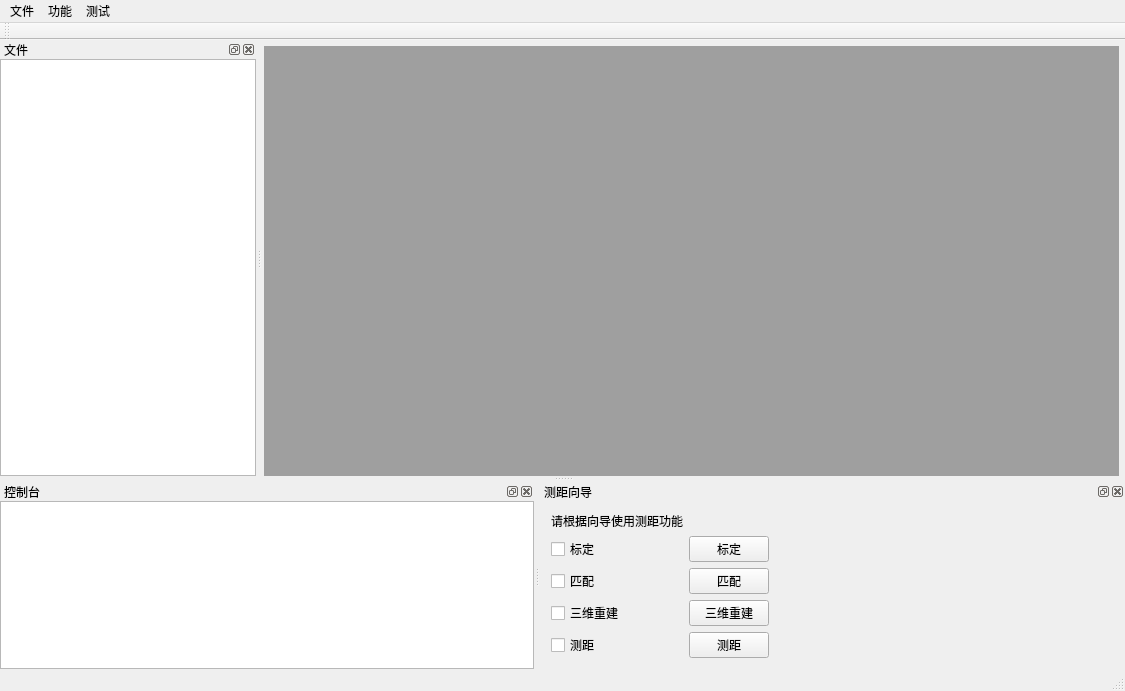
<?xml version="1.0" encoding="UTF-8"?>
<ui version="4.0">
 <class>QuantEvision_QtClass</class>
 <widget class="QMainWindow" name="QuantEvision_QtClass">
  <property name="geometry">
   <rect>
    <x>0</x>
    <y>0</y>
    <width>1125</width>
    <height>671</height>
   </rect>
  </property>
  <property name="windowTitle">
   <string>QuantEvision_Qt</string>
  </property>
  <widget class="QWidget" name="centralWidget">
   <layout class="QGridLayout" name="gridLayout">
    <property name="leftMargin">
     <number>2</number>
    </property>
    <property name="topMargin">
     <number>6</number>
    </property>
    <property name="rightMargin">
     <number>6</number>
    </property>
    <property name="bottomMargin">
     <number>0</number>
    </property>
    <property name="spacing">
     <number>0</number>
    </property>
    <item row="0" column="0">
     <widget class="QMdiArea" name="mdiArea">
      <property name="minimumSize">
       <size>
        <width>765</width>
        <height>430</height>
       </size>
      </property>
      <property name="viewMode">
       <enum>QMdiArea::TabbedView</enum>
      </property>
      <property name="tabsClosable">
       <bool>true</bool>
      </property>
      <property name="tabsMovable">
       <bool>true</bool>
      </property>
      <property name="tabShape">
       <enum>QTabWidget::Triangular</enum>
      </property>
     </widget>
    </item>
   </layout>
  </widget>
  <widget class="QMenuBar" name="menuBar">
   <property name="geometry">
    <rect>
     <x>0</x>
     <y>0</y>
     <width>1125</width>
     <height>23</height>
    </rect>
   </property>
   <widget class="QMenu" name="menu">
    <property name="title">
     <string>文件</string>
    </property>
   </widget>
   <widget class="QMenu" name="menu_2">
    <property name="title">
     <string>功能</string>
    </property>
    <addaction name="action_RangeGuide"/>
   </widget>
   <widget class="QMenu" name="menu_3">
    <property name="title">
     <string>测试</string>
    </property>
   </widget>
   <addaction name="menu"/>
   <addaction name="menu_2"/>
   <addaction name="menu_3"/>
  </widget>
  <widget class="QToolBar" name="mainToolBar">
   <attribute name="toolBarArea">
    <enum>TopToolBarArea</enum>
   </attribute>
   <attribute name="toolBarBreak">
    <bool>false</bool>
   </attribute>
  </widget>
  <widget class="QStatusBar" name="statusBar"/>
  <widget class="QDockWidget" name="dockWidget_FileView">
   <property name="toolTip">
    <string/>
   </property>
   <property name="windowTitle">
    <string>文件</string>
   </property>
   <attribute name="dockWidgetArea">
    <number>1</number>
   </attribute>
   <widget class="QWidget" name="dockWidgetContents">
    <property name="sizeIncrement">
     <size>
      <width>0</width>
      <height>0</height>
     </size>
    </property>
    <layout class="QGridLayout" name="gridLayout_2">
     <property name="leftMargin">
      <number>0</number>
     </property>
     <property name="topMargin">
      <number>0</number>
     </property>
     <property name="rightMargin">
      <number>0</number>
     </property>
     <property name="bottomMargin">
      <number>0</number>
     </property>
     <property name="spacing">
      <number>0</number>
     </property>
     <item row="0" column="0">
      <widget class="QTreeView" name="treeView">
       <property name="enabled">
        <bool>true</bool>
       </property>
      </widget>
     </item>
    </layout>
   </widget>
  </widget>
  <widget class="QDockWidget" name="dockWidget_Console">
   <property name="windowTitle">
    <string>控制台</string>
   </property>
   <attribute name="dockWidgetArea">
    <number>8</number>
   </attribute>
   <widget class="QWidget" name="dockWidgetContents_2">
    <layout class="QGridLayout" name="gridLayout_3">
     <property name="leftMargin">
      <number>0</number>
     </property>
     <property name="topMargin">
      <number>0</number>
     </property>
     <property name="rightMargin">
      <number>0</number>
     </property>
     <property name="bottomMargin">
      <number>0</number>
     </property>
     <property name="spacing">
      <number>0</number>
     </property>
     <item row="0" column="0">
      <widget class="QPlainTextEdit" name="plainTextEdit_Console"/>
     </item>
    </layout>
   </widget>
  </widget>
  <widget class="QDockWidget" name="dockWidget_RangeGuide">
   <property name="windowTitle">
    <string>测距向导</string>
   </property>
   <attribute name="dockWidgetArea">
    <number>8</number>
   </attribute>
   <widget class="QWidget" name="dockWidgetContents_3">
    <layout class="QGridLayout" name="gridLayout_4">
     <item row="5" column="0">
      <widget class="QCheckBox" name="checkBox_Reconstruct">
       <property name="text">
        <string>三维重建</string>
       </property>
      </widget>
     </item>
     <item row="4" column="0">
      <widget class="QCheckBox" name="checkBox_Match">
       <property name="text">
        <string>匹配</string>
       </property>
      </widget>
     </item>
     <item row="3" column="0">
      <widget class="QCheckBox" name="checkBox_Calibrate">
       <property name="text">
        <string>标定</string>
       </property>
      </widget>
     </item>
     <item row="0" column="0">
      <widget class="QLabel" name="label">
       <property name="text">
        <string>请根据向导使用测距功能</string>
       </property>
      </widget>
     </item>
     <item row="6" column="0">
      <widget class="QCheckBox" name="checkBox_Range">
       <property name="text">
        <string>测距</string>
       </property>
      </widget>
     </item>
     <item row="7" column="0">
      <spacer name="verticalSpacer">
       <property name="orientation">
        <enum>Qt::Vertical</enum>
       </property>
       <property name="sizeHint" stdset="0">
        <size>
         <width>20</width>
         <height>40</height>
        </size>
       </property>
      </spacer>
     </item>
     <item row="3" column="1">
      <widget class="QPushButton" name="pushButton_Calibrate">
       <property name="text">
        <string>标定</string>
       </property>
      </widget>
     </item>
     <item row="5" column="1">
      <widget class="QPushButton" name="pushButton_Reconstruct">
       <property name="text">
        <string>三维重建</string>
       </property>
      </widget>
     </item>
     <item row="4" column="1">
      <widget class="QPushButton" name="pushButton_Match">
       <property name="text">
        <string>匹配</string>
       </property>
      </widget>
     </item>
     <item row="6" column="1">
      <widget class="QPushButton" name="pushButton_Range">
       <property name="text">
        <string>测距</string>
       </property>
      </widget>
     </item>
     <item row="4" column="2">
      <spacer name="horizontalSpacer">
       <property name="orientation">
        <enum>Qt::Horizontal</enum>
       </property>
       <property name="sizeHint" stdset="0">
        <size>
         <width>40</width>
         <height>20</height>
        </size>
       </property>
      </spacer>
     </item>
    </layout>
   </widget>
  </widget>
  <action name="action_RangerStart">
   <property name="text">
    <string>测距</string>
   </property>
  </action>
  <action name="action_RangeFinderStart">
   <property name="text">
    <string>测距</string>
   </property>
  </action>
  <action name="action_RangeGuide">
   <property name="text">
    <string>测距</string>
   </property>
  </action>
 </widget>
 <layoutdefault spacing="6" margin="11"/>
 <resources>
  <include location="QuantEvision_Qt.qrc"/>
 </resources>
 <connections>
  <connection>
   <sender>action_RangeGuide</sender>
   <signal>triggered()</signal>
   <receiver>QuantEvision_QtClass</receiver>
   <slot>RangeGuide()</slot>
   <hints>
    <hint type="sourcelabel">
     <x>-1</x>
     <y>-1</y>
    </hint>
    <hint type="destinationlabel">
     <x>604</x>
     <y>400</y>
    </hint>
   </hints>
  </connection>
  <connection>
   <sender>pushButton_Calibrate</sender>
   <signal>clicked()</signal>
   <receiver>QuantEvision_QtClass</receiver>
   <slot>ShowCalibrate()</slot>
   <hints>
    <hint type="sourcelabel">
     <x>773</x>
     <y>540</y>
    </hint>
    <hint type="destinationlabel">
     <x>1141</x>
     <y>222</y>
    </hint>
   </hints>
  </connection>
  <connection>
   <sender>pushButton_Match</sender>
   <signal>clicked()</signal>
   <receiver>QuantEvision_QtClass</receiver>
   <slot>ShowMatch()</slot>
   <hints>
    <hint type="sourcelabel">
     <x>773</x>
     <y>569</y>
    </hint>
    <hint type="destinationlabel">
     <x>1142</x>
     <y>257</y>
    </hint>
   </hints>
  </connection>
  <connection>
   <sender>pushButton_Reconstruct</sender>
   <signal>clicked()</signal>
   <receiver>QuantEvision_QtClass</receiver>
   <slot>ShowReconstruct()</slot>
   <hints>
    <hint type="sourcelabel">
     <x>773</x>
     <y>598</y>
    </hint>
    <hint type="destinationlabel">
     <x>1142</x>
     <y>294</y>
    </hint>
   </hints>
  </connection>
  <connection>
   <sender>pushButton_Range</sender>
   <signal>clicked()</signal>
   <receiver>QuantEvision_QtClass</receiver>
   <slot>ShowRange()</slot>
   <hints>
    <hint type="sourcelabel">
     <x>773</x>
     <y>627</y>
    </hint>
    <hint type="destinationlabel">
     <x>1141</x>
     <y>330</y>
    </hint>
   </hints>
  </connection>
 </connections>
 <slots>
  <slot>RangeGuide()</slot>
  <slot>ShowCalibrate()</slot>
  <slot>ShowMatch()</slot>
  <slot>ShowReconstruct()</slot>
  <slot>ShowRange()</slot>
 </slots>
</ui>
